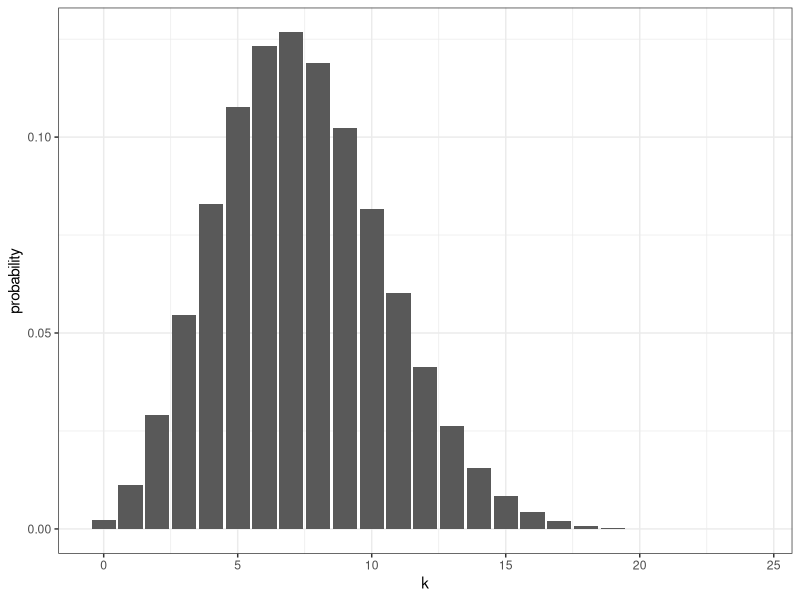

Reproduce this figure in R.
## ---- chunk 1
knitr::opts_chunk$set(echo=TRUE, warning=FALSE, message=FALSE, dev.args = list(bg = 'transparent'), fig.align='center')
require('tidyverse')
require('forcats')
theme_set(theme_bw() + theme(plot.background=element_blank()) )
## ---- chunk 2
alpha = 8
beta = 18
n = 24
tibble(k = 0:24,        # notice: tibble allows variabke `k` to be used immediately in the next line; `data.frame` would not
       probability = choose(n,k) * beta(k + alpha, n - k + beta) / beta(alpha, beta)) %>% 
  ggplot(aes(x = k, y = probability)) + geom_bar(stat = "identity")
## ---- chunk 3
theta = rbeta(1, shape1 = 1, shape2 = 1)
## ---- chunk 4
n = rpois(1,10)
## ---- chunk 5
k = rbinom(1, n, theta)
## ---- chunk 6
binom.test(k,n,theta)$conf.int
